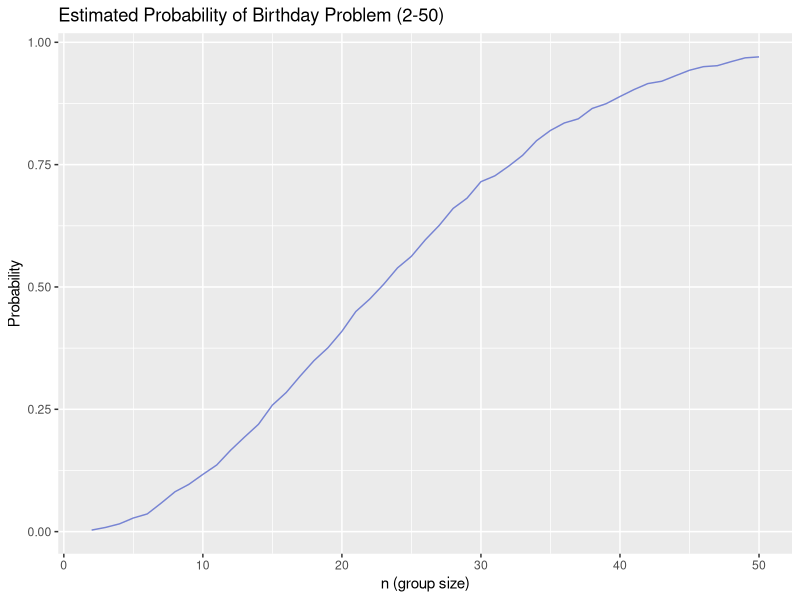

Write the R code that produced this figure.
## ---- chunk 1
library(tidyverse)

set.seed(20251114)
## ---- chunk 2
one_birthday_trial = function(n){
  birthdays = sample(1:365, size = n, replace = TRUE)
  repeated_bday <- length(unique(birthdays)) < n
  repeated_bday
}

one_birthday_trial(300)
## ---- chunk 3
estimate_bdays_prob <- function(n, B = 10000) {
  if(!is.numeric(n)){
    stop("n must be numeric.")
  }
  mean(
    replicate(B, one_birthday_trial(n))
    )
}
## ---- chunk 4
df_prob <- 
  expand_grid(n = 2:50) |>
  rowwise() |>
  mutate(prob = estimate_bdays_prob(n)) |>
  ungroup()

df_prob
## ---- chunk 5
df_prob |>
  ggplot(aes(x = n, y = prob)) +
  geom_line(alpha = 0.8, color = "#5a6acd") +
  labs(
    title = "Estimated Probability of Birthday Problem (2-50)",
    x = "n (group size)",
    y = "Probability"
  )
